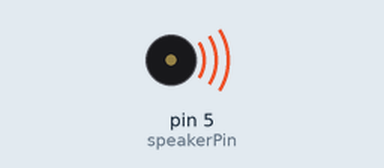
This sketch was run on a simulated Arduino Uno, built with avr-gcc and run on an emulated ATmega328P. Shown: buzzer (waves = sounding).

Above: at 0.5 s.
At 17.5 s:
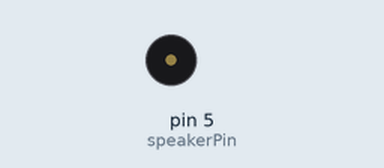
Timing chart, 0 to 23.4 s (numbered marks = the images above):
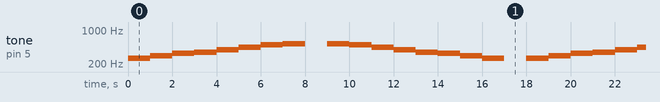

The sketch:

sketch09_02_array_doremi.ino
```cpp
/* 配列を使ってドレミを鳴らす */

const int speakerPin = 5;
int doremi[] = {261, 294, 329, 349, 392, 440, 493, 523};

void setup() {
}

void loop() {
  int i;

  for (i = 0; i <= 7; i++) {
    tone(speakerPin, doremi[i], 1000);
    delay(1000);
  }
  delay(1000);

  for (i = 7; i >= 0; i--) {
    tone(speakerPin, doremi[i], 1000);
    delay(1000);
  }
  delay(1000);
}
```

Measured:
- by itself, tone on pin 5 (speakerPin): repeats every 18.0 s: 294 Hz 1.0 s, 329 Hz 1.0 s, 349 Hz 1.0 s, 392 Hz 1.0 s, 440 Hz 1.0 s, 493 Hz 1.0 s, 523 Hz 1.0 s, silent 1.0 s, 523 Hz 1.0 s, 493 Hz 1.0 s, 440 Hz 1.0 s, 392 Hz 1.0 s, 349 Hz 1.0 s, 329 Hz 1.0 s, 294 Hz 1.0 s, 261 Hz 1.0 s, silent 1.0 s, 261 Hz 1.0 s
